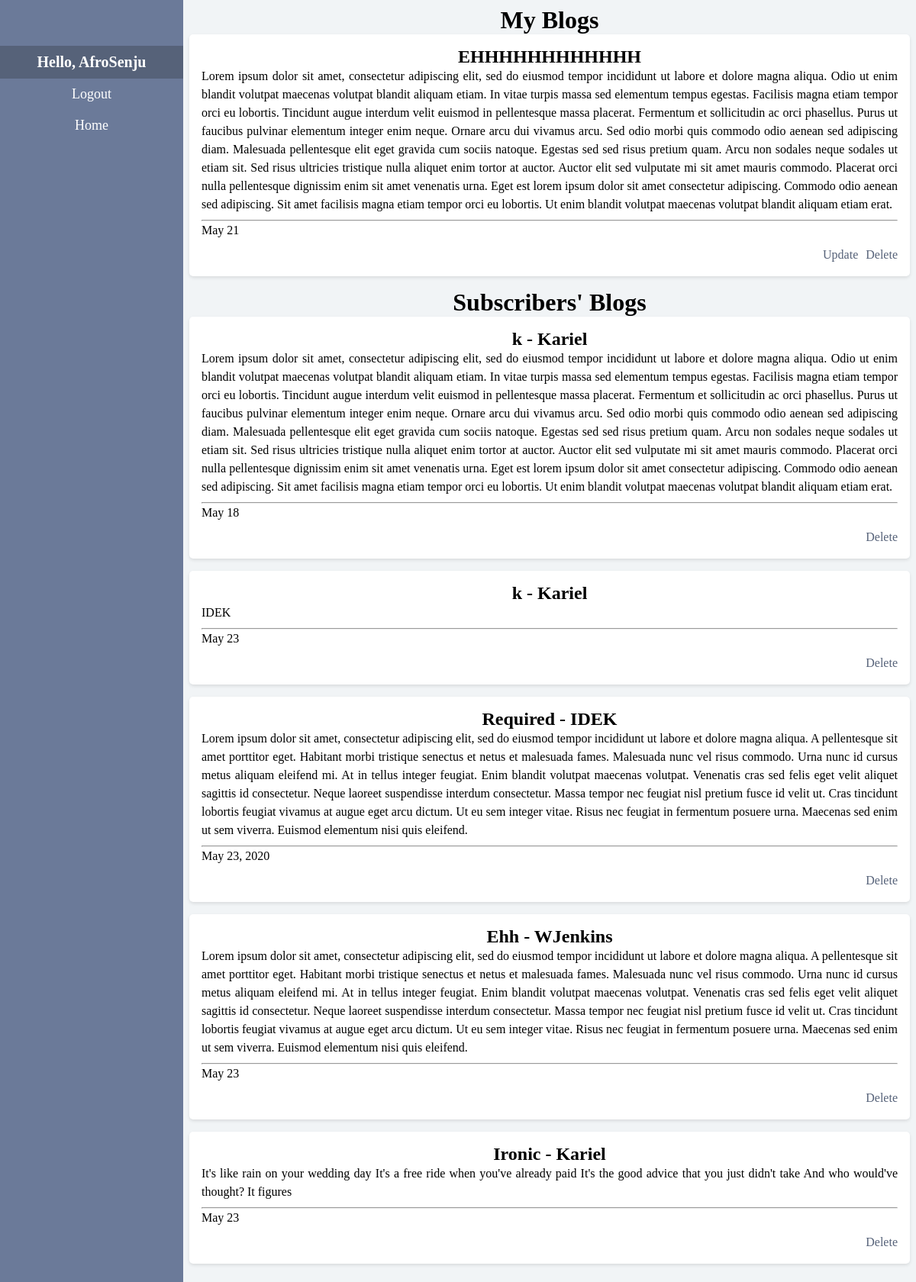
/all_blogs (signed in), run on the app's committed database.
### app/models.py (models this page shows, shortened)
class Posts(models.Model):
    author = models.ForeignKey(User, on_delete=models.CASCADE)
    title = models.CharField(max_length=200, default='required')
    content_creator = models.ForeignKey(YouTuber, on_delete=models.CASCADE)
    post = models.TextField()
    created_at = models.DateTimeField()

### app/views.py (the view, shortened to what this page needs)
# urls.py: path('all_blogs', view_all_blogs, name = 'view_my_blogs'),
@login_required(login_url='user_login')
def view_all_blogs(request):
    posts = view_all_posts(request.user)
    try:
        users_posts = view_all_posts_associated(YouTuber.objects.get(creator__username = request.user))
    except:
        users_posts = []
    return render(request, 'view_blogs.html', {'posts': posts, 'users_posts':users_posts})

### app/models.py (called while the page is built)
def view_all_posts(user):
    return Posts.objects.filter(author = user)

def view_all_posts_associated(creator):
    return Posts.objects.filter(content_creator = creator)

### app/templates/view_blogs.html (shortened to what this page needs)
{% extends "dashboard.html" %}
{% block title %}
<div>
    <h1>My Blogs</h1>
    {% for post in posts %}
        <div class = 'blog'>
            {% now "Y" as current_year %}
            <h2>{{post.title}}</h2>
            <p>{{post.post}}</p>
            <hr>
        <div>
        {% if post.created_at|date:"Y" == current_year %}
            <p>{{ post.created_at|date:"M d" }}</p>
        {% else %}
            <p>{{ post.created_at|date:"M d, Y" }}</p>
        {% endif %}
        <p class = 'edit'>
            <a href = {% url "delete" post.title post.author%}>Delete</a>
            <a href = {% url "update" post.title post.author%}>Update</a>
        </div>
    </div>
    {% endfor %}
</div>
        {% if users_posts %}
        <form method = "POST">
        <h1>Subscribers' Blogs</h1>
    {% for post in users_posts %}
    {% if post.author != request.user %}
    <div class = 'blog'>
        {% now "Y" as current_year %}
        <h2>{{post.title}} - {{post.author}}</h2>
        <p>{{post.post}}</p>
        <hr>
        {% if post.created_at|date:"Y" == current_year %}
        <p>{{ post.created_at|date:"M d" }}</p>
    {% else %}
        <p>{{ post.created_at|date:"M d, Y" }}</p>
    {% endif %}
    <p class = 'edit'>
        <a href = {% url "delete" post.title post.author%}>Delete</a>
    </p>
        </div>
    {% endif %}
    {% endfor %}
        {% endif %}
    </form>
{% endblock title %}

### app/templates/dashboard.html (shortened to what this page needs)
{% extends "root.html" %}
{% block content %}
<div class="sidenav">
    <div class="navbar-header">Hello, {{ request.user }}</div>
    <a href="{% url 'logout' %}">Logout</a>
    <a href="{% url 'dashboard' %}">Home</a>
</div>
<div class="main">
{% block title %}{% endblock title %}
</div>
{% endblock content %}

### app/static/styles.css (style rules this page uses)
* { margin: 0; padding: 0; font-family: Garamond, serif; }
.sidenav { height: 100%; width: 15em; position: fixed; z-index: 1; top: 0; left: 0; background-color: #6B7A99; overflow-x: hidden; padding-top: 60px; transition: 0.5s; }
.sidenav a { padding: 10px 15px; text-decoration: none; font-size: 18px; color: white; display: block; transition: 0.3s; text-align: center; }
.sidenav .navbar-header { padding: 10px 15px; text-align: center; background-color: #566279; color: white; font-size: 20px; font-weight: bold; }
html { background-color: #f1f4f6; }
.main { margin-left: 15em; padding: .5em; }
.blog { text-align: justify; margin-bottom: 1em; padding: 1em; background-color: #fff; border-radius: 5px; box-shadow: 0 2px 4px rgba(0, 0, 0, 0.1); }
.blog p { line-height: 1.5em; margin-bottom: 0.5em; }
.blog a { float: right; text-decoration: none; color: #566279; margin-left: 10px; }
.blog:after { content: ""; display: table; clear: both; }
.blog h2 { text-align: center; }
h1, h4 { text-align: center; }

### data on the page
Posts: title "EHHHHHHHHHHHH", post "Lorem ipsum dolor sit amet, consectetur adipiscing elit, sed do eiusmod tempor incididunt ut labore et dolore magna aliqua. Odio ut enim blandit volutpat maecenas volutpat blandit aliquam etiam. In vitae turpis massa sed elementum tempus egestas. Facilisis magna etiam tempor orci eu lobortis. Tincidunt augue interdum velit euismod in pellentesque massa placerat. Fermentum et sollicitudin ac orci phasellus. Purus ut faucibus pulvinar elementum integer enim neque. Ornare arcu dui vivamus arcu. Sed odio morbi quis commodo odio aenean sed adipiscing diam. Malesuada pellentesque elit eget gravida cum sociis natoque. Egestas sed sed risus pretium quam. Arcu non sodales neque sodales ut etiam sit.…", created_at "May 21"
Posts: title "k", author "Kariel", post "Lorem ipsum dolor sit amet, consectetur adipiscing elit, sed do eiusmod tempor incididunt ut labore et dolore magna aliqua. Odio ut enim blandit volutpat maecenas volutpat blandit aliquam etiam. In vitae turpis massa sed elementum tempus egestas. Facilisis magna etiam tempor orci eu lobortis. Tincidunt augue interdum velit euismod in pellentesque massa placerat. Fermentum et sollicitudin ac orci phasellus. Purus ut faucibus pulvinar elementum integer enim neque. Ornare arcu dui vivamus arcu. Sed odio morbi quis commodo odio aenean sed adipiscing diam. Malesuada pellentesque elit eget gravida cum sociis natoque. Egestas sed sed risus pretium quam. Arcu non sodales neque sodales ut etiam sit.…", created_at "May 18"
Posts: title "k", author "Kariel", post "IDEK", created_at "May 23"
Posts: title "Required", author "IDEK", post "Lorem ipsum dolor sit amet, consectetur adipiscing elit, sed do eiusmod tempor incididunt ut labore et dolore magna aliqua. A pellentesque sit amet porttitor eget. Habitant morbi tristique senectus et netus et malesuada fames. Malesuada nunc vel risus commodo. Urna nunc id cursus metus aliquam eleifend mi. At in tellus integer feugiat. Enim blandit volutpat maecenas volutpat. Venenatis cras sed felis eget velit aliquet sagittis id consectetur. Neque laoreet suspendisse interdum consectetur. Massa tempor nec feugiat nisl pretium fusce id velit ut. Cras tincidunt lobortis feugiat vivamus at augue eget arcu dictum. Ut eu sem integer vitae. Risus nec feugiat in fermentum posuere urna. Maecenas…", created_at "May 23, 2020"
Posts: title "Ehh", author "WJenkins", post "Lorem ipsum dolor sit amet, consectetur adipiscing elit, sed do eiusmod tempor incididunt ut labore et dolore magna aliqua. A pellentesque sit amet porttitor eget. Habitant morbi tristique senectus et netus et malesuada fames. Malesuada nunc vel risus commodo. Urna nunc id cursus metus aliquam eleifend mi. At in tellus integer feugiat. Enim blandit volutpat maecenas volutpat. Venenatis cras sed felis eget velit aliquet sagittis id consectetur. Neque laoreet suspendisse interdum consectetur. Massa tempor nec feugiat nisl pretium fusce id velit ut. Cras tincidunt lobortis feugiat vivamus at augue eget arcu dictum. Ut eu sem integer vitae. Risus nec feugiat in fermentum posuere urna. Maecenas…", created_at "May 23"
Posts: title "Ironic", author "Kariel", post "It's like rain on your wedding day It's a free ride when you've already paid It's the good advice that you just didn't take And who would've thought? It figures", created_at "May 23"

### other printed values
{{ request.user }} "AfroSenju"
